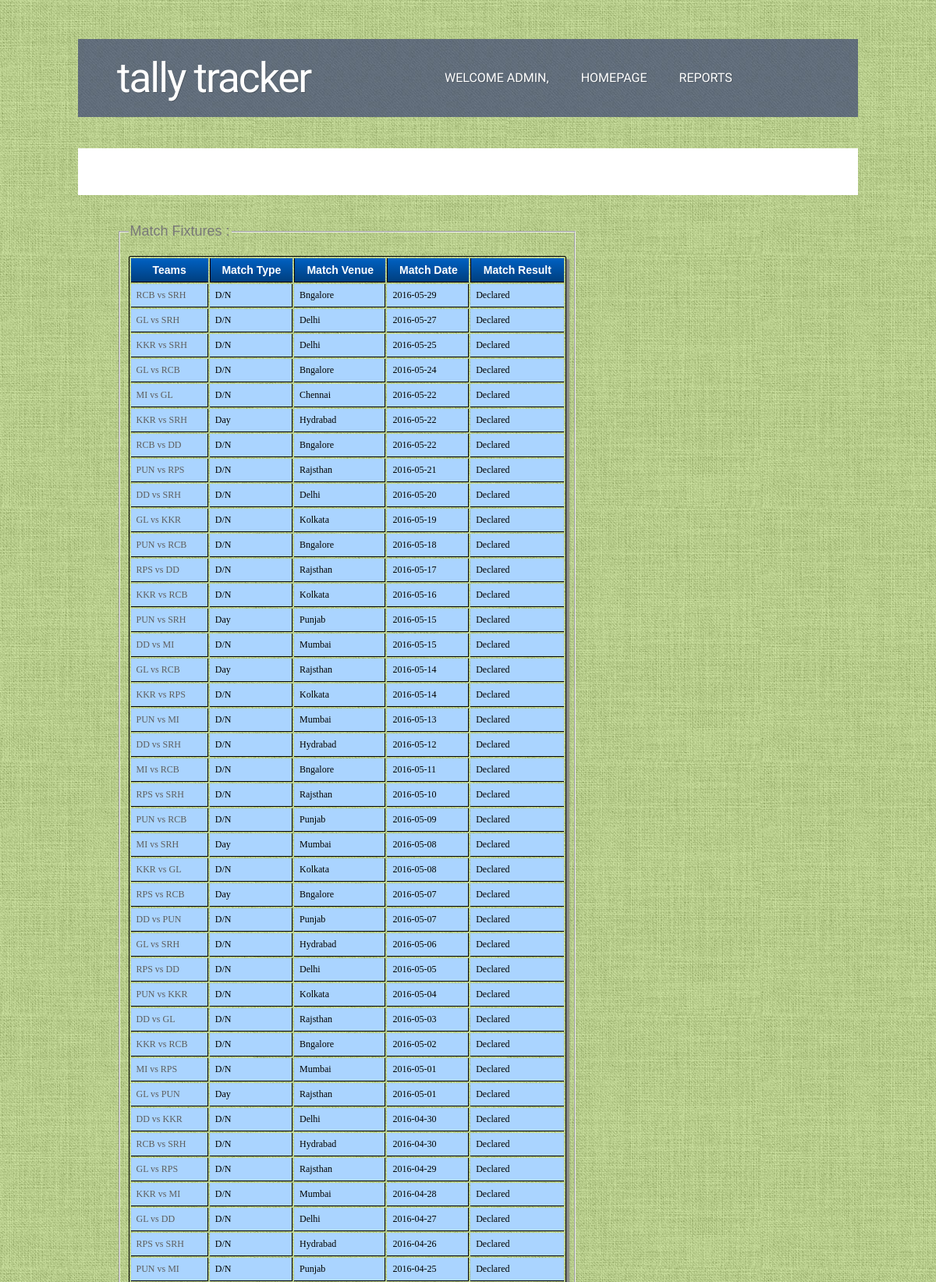
The page /match_list_working.php (signed in, upper part) on the database its author committed.
### tables this page shows
CREATE TABLE IF NOT EXISTS `tally_match_details` (
  `match_details_id` int(10) NOT NULL AUTO_INCREMENT,
  `tally_team1` varchar(50) NOT NULL,
  `tally_team2` varchar(50) NOT NULL,
  `tally_match_type` text NOT NULL,
  `tally_match_venue` text NOT NULL,
  `tally_match_date` date NOT NULL,
  `tally_match_flag` int(2) NOT NULL DEFAULT '0',
  `tally_match_winner_team` varchar(50) NOT NULL DEFAULT '0',
  `tally_series_type` varchar(5) NOT NULL,
  PRIMARY KEY (`match_details_id`)
);

### blogic.php (called while the page is built, shortened)
<?php
class blogic
{
    function fetch_values($qr)
    {
        $link = mysqli_connect(SERVER,USER,PASSWORD);
    $res = mysqli_query($link,$qr);
    if(mysqli_num_rows($res)>0)
    {
        return $res;
    }
    else
    {
        return false;
    }
    }
}
?>

### match_list_working.php (the view, shortened to what this page needs)
<?php
include('blogic.php');
$ob = new blogic();
if(isset($_SESSION['admin']))
{
include ('sudo_header.php');
}
$matchListDisplay = "SELECT * FROM tally_match_details ORDER BY tally_match_date DESC ";
$matchDetailsList = $ob-> fetch_values($matchListDisplay);
?>
<br />
<fieldset>
<legend>Match Fixtures :</legend>
<br />
<form class="form-style" >
<table class="match-list" >
<tr><td>Teams</td><td>Match Type</td><td>Match Venue</td><td>Match Date</td><td>Match Result</td></tr>
<?php
while ($row = mysql_fetch_array($matchDetailsList))
{
    $match_id = $row['match_details_id'];
    $teamName_1= $row['tally_team1'];
    $teamName_2= $row['tally_team2'];
    $matchType= $row['tally_match_type'];
    $matchVenue= $row['tally_match_venue'];
    $matchdate= $row['tally_match_date'];
    $flag=$row['tally_match_flag'];
    if ($flag == 0)
    {
        $flag_value="Not yet Decided";
    }
    else
    {
        $flag_value="Declared";
    }
    ?>
<tr><td><a href="match_details_player_addition.php?id=<?php echo $match_id;?> "><?php echo $teamName_1; ?> vs <?php echo $teamName_2; ?></a></td><td><?php echo $matchType; ?></td><td><?php echo $matchVenue; ?></td><td><?php echo $matchdate; ?></td><td><?php echo $flag_value; ?></td></tr>
</form>
</fieldset>
<?php
}
?>

### style.css (style rules this page uses)
body { margin: 0; padding: 0; background: #C5DA99 url(images/img01.jpg) repeat; font-family: Arial, Helvetica, sans-serif; font-size: 14px; color: #787878; }
a { text-decoration: none; color: #5E5E5E; }

### css/new_style.css (style rules this page uses)
td { padding-bottom: 20px; }
tr { height: 10px; }
legend { font-family: Monotype Corsiva,arial,sans-serif; font-size:20px; }

### css/table.css (style rules this page uses)
.match-list { margin: 0px; padding: 0px; width: 100%; box-shadow: 4px 4px 2px #888888; border: 1px solid #000000; -moz-border-radius-bottomleft: 2px; -webkit-border-bottom-left-radius: 2px; border-bottom-left-radius: 2px; -moz-border-radius-bottomright: 2px; -webkit-border-bottom-right-radius: 2px; border-bottom-right-radius: 2px; -moz-border-radius-topright: 2px; -webkit-border-top-right-radius: 2px; border-top-right-radius: 2px; -moz-border-radius-topleft: 2px; -webkit-border-top-left-radius: 2px; border-top-left-radius: 2px; }
.match-list td { vertical-align: middle; background-color: #aad4ff; border: 1px solid #000000; border-width: 0px 1px 1px 0px; text-align: left; padding: 7px; font-size: 12px; font-family: Verdana; font-weight: normal; color: #000000; }
.match-list tr td:last-child { border-width: 0px 0px 1px 0px; }
.match-list tr:first-child td { background: -o-linear-gradient(bottom, #005fbf 5%, #003f7f 100%); background: -webkit-gradient(linear, left top, left bottom, color-stop(0.05, #005fbf ), color-stop(1, #003f7f)); background: -moz-linear-gradient(center top, #005fbf 5%, #003f7f 100%); filter: progid:DXImageTransform.Microsoft.gradient(startColorstr="#005fbf", endColorstr="#003f7f"); background: -o-linear-gradient(top, #005fbf, 003f7f); background-color: #005fbf; border: 0px solid #000000; text-align: center; border-width: 0px 0px 1px 1px; font-size: 14px; font-family: Arial; font-weight: bold; color: #ffffff; }
.match-list tr:first-child td:first-child { border-width: 0px 0px 1px 0px; }
.match-list tr:first-child td:last-child { border-width: 0px 0px 1px 1px; }
legend { font-family: Monotype Corsiva,arial,sans-serif; font-size:18px; }

### rows shown on the page
tally_match_details: tally_team1 "RCB", tally_team2 "SRH", tally_match_type "D/N", tally_match_venue "Bngalore", tally_match_date "2016-05-29", tally_match_flag "Declared"
tally_match_details: tally_team1 "GL", tally_team2 "SRH", tally_match_type "D/N", tally_match_venue "Delhi", tally_match_date "2016-05-27", tally_match_flag "Declared"
tally_match_details: tally_team1 "KKR", tally_team2 "SRH", tally_match_type "D/N", tally_match_venue "Delhi", tally_match_date "2016-05-25", tally_match_flag "Declared"
tally_match_details: tally_team1 "GL", tally_team2 "RCB", tally_match_type "D/N", tally_match_venue "Bngalore", tally_match_date "2016-05-24", tally_match_flag "Declared"
tally_match_details: tally_team1 "MI", tally_team2 "GL", tally_match_type "D/N", tally_match_venue "Chennai", tally_match_date "2016-05-22", tally_match_flag "Declared"
tally_match_details: tally_team1 "KKR", tally_team2 "SRH", tally_match_type "Day", tally_match_venue "Hydrabad", tally_match_date "2016-05-22", tally_match_flag "Declared"
tally_match_details: tally_team1 "RCB", tally_team2 "DD", tally_match_type "D/N", tally_match_venue "Bngalore", tally_match_date "2016-05-22", tally_match_flag "Declared"
tally_match_details: tally_team1 "PUN", tally_team2 "RPS", tally_match_type "D/N", tally_match_venue "Rajsthan", tally_match_date "2016-05-21", tally_match_flag "Declared"
tally_match_details: tally_team1 "DD", tally_team2 "SRH", tally_match_type "D/N", tally_match_venue "Delhi", tally_match_date "2016-05-20", tally_match_flag "Declared"
tally_match_details: tally_team1 "GL", tally_team2 "KKR", tally_match_type "D/N", tally_match_venue "Kolkata", tally_match_date "2016-05-19", tally_match_flag "Declared"
tally_match_details: tally_team1 "PUN", tally_team2 "RCB", tally_match_type "D/N", tally_match_venue "Bngalore", tally_match_date "2016-05-18", tally_match_flag "Declared"
tally_match_details: tally_team1 "RPS", tally_team2 "DD", tally_match_type "D/N", tally_match_venue "Rajsthan", tally_match_date "2016-05-17", tally_match_flag "Declared"
tally_match_details: tally_team1 "KKR", tally_team2 "RCB", tally_match_type "D/N", tally_match_venue "Kolkata", tally_match_date "2016-05-16", tally_match_flag "Declared"
tally_match_details: tally_team1 "PUN", tally_team2 "SRH", tally_match_type "Day", tally_match_venue "Punjab", tally_match_date "2016-05-15", tally_match_flag "Declared"
tally_match_details: tally_team1 "DD", tally_team2 "MI", tally_match_type "D/N", tally_match_venue "Mumbai", tally_match_date "2016-05-15", tally_match_flag "Declared"
tally_match_details: tally_team1 "GL", tally_team2 "RCB", tally_match_type "Day", tally_match_venue "Rajsthan", tally_match_date "2016-05-14", tally_match_flag "Declared"
tally_match_details: tally_team1 "KKR", tally_team2 "RPS", tally_match_type "D/N", tally_match_venue "Kolkata", tally_match_date "2016-05-14", tally_match_flag "Declared"
tally_match_details: tally_team1 "PUN", tally_team2 "MI", tally_match_type "D/N", tally_match_venue "Mumbai", tally_match_date "2016-05-13", tally_match_flag "Declared"
tally_match_details: tally_team1 "DD", tally_team2 "SRH", tally_match_type "D/N", tally_match_venue "Hydrabad", tally_match_date "2016-05-12", tally_match_flag "Declared"
tally_match_details: tally_team1 "MI", tally_team2 "RCB", tally_match_type "D/N", tally_match_venue "Bngalore", tally_match_date "2016-05-11", tally_match_flag "Declared"
tally_match_details: tally_team1 "RPS", tally_team2 "SRH", tally_match_type "D/N", tally_match_venue "Rajsthan", tally_match_date "2016-05-10", tally_match_flag "Declared"
tally_match_details: tally_team1 "PUN", tally_team2 "RCB", tally_match_type "D/N", tally_match_venue "Punjab", tally_match_date "2016-05-09", tally_match_flag "Declared"
tally_match_details: tally_team1 "MI", tally_team2 "SRH", tally_match_type "Day", tally_match_venue "Mumbai", tally_match_date "2016-05-08", tally_match_flag "Declared"
tally_match_details: tally_team1 "KKR", tally_team2 "GL", tally_match_type "D/N", tally_match_venue "Kolkata", tally_match_date "2016-05-08", tally_match_flag "Declared"
tally_match_details: tally_team1 "RPS", tally_team2 "RCB", tally_match_type "Day", tally_match_venue "Bngalore", tally_match_date "2016-05-07", tally_match_flag "Declared"
tally_match_details: tally_team1 "DD", tally_team2 "PUN", tally_match_type "D/N", tally_match_venue "Punjab", tally_match_date "2016-05-07", tally_match_flag "Declared"
tally_match_details: tally_team1 "GL", tally_team2 "SRH", tally_match_type "D/N", tally_match_venue "Hydrabad", tally_match_date "2016-05-06", tally_match_flag "Declared"
tally_match_details: tally_team1 "RPS", tally_team2 "DD", tally_match_type "D/N", tally_match_venue "Delhi", tally_match_date "2016-05-05", tally_match_flag "Declared"
tally_match_details: tally_team1 "PUN", tally_team2 "KKR", tally_match_type "D/N", tally_match_venue "Kolkata", tally_match_date "2016-05-04", tally_match_flag "Declared"
tally_match_details: tally_team1 "DD", tally_team2 "GL", tally_match_type "D/N", tally_match_venue "Rajsthan", tally_match_date "2016-05-03", tally_match_flag "Declared"
tally_match_details: tally_team1 "KKR", tally_team2 "RCB", tally_match_type "D/N", tally_match_venue "Bngalore", tally_match_date "2016-05-02", tally_match_flag "Declared"
tally_match_details: tally_team1 "MI", tally_team2 "RPS", tally_match_type "D/N", tally_match_venue "Mumbai", tally_match_date "2016-05-01", tally_match_flag "Declared"
tally_match_details: tally_team1 "GL", tally_team2 "PUN", tally_match_type "Day", tally_match_venue "Rajsthan", tally_match_date "2016-05-01", tally_match_flag "Declared"
tally_match_details: tally_team1 "DD", tally_team2 "KKR", tally_match_type "D/N", tally_match_venue "Delhi", tally_match_date "2016-04-30", tally_match_flag "Declared"
tally_match_details: tally_team1 "RCB", tally_team2 "SRH", tally_match_type "D/N", tally_match_venue "Hydrabad", tally_match_date "2016-04-30", tally_match_flag "Declared"
tally_match_details: tally_team1 "GL", tally_team2 "RPS", tally_match_type "D/N", tally_match_venue "Rajsthan", tally_match_date "2016-04-29", tally_match_flag "Declared"
tally_match_details: tally_team1 "KKR", tally_team2 "MI", tally_match_type "D/N", tally_match_venue "Mumbai", tally_match_date "2016-04-28", tally_match_flag "Declared"
tally_match_details: tally_team1 "GL", tally_team2 "DD", tally_match_type "D/N", tally_match_venue "Delhi", tally_match_date "2016-04-27", tally_match_flag "Declared"
tally_match_details: tally_team1 "RPS", tally_team2 "SRH", tally_match_type "D/N", tally_match_venue "Hydrabad", tally_match_date "2016-04-26", tally_match_flag "Declared"
tally_match_details: tally_team1 "PUN", tally_team2 "MI", tally_match_type "D/N", tally_match_venue "Punjab", tally_match_date "2016-04-25", tally_match_flag "Declared"

### other values the page prints
$_SESSION['admin'] "ADMIN"
